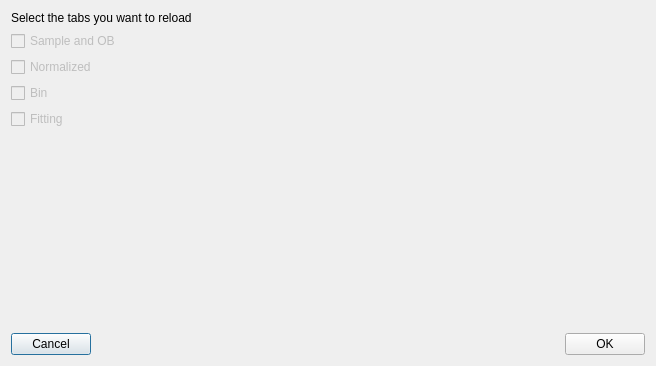
<?xml version="1.0" encoding="UTF-8"?>
<ui version="4.0">
 <class>Dialog</class>
 <widget class="QDialog" name="Dialog">
  <property name="geometry">
   <rect>
    <x>0</x>
    <y>0</y>
    <width>656</width>
    <height>366</height>
   </rect>
  </property>
  <property name="windowTitle">
   <string>Select Tabs to Load</string>
  </property>
  <layout class="QVBoxLayout" name="verticalLayout">
   <item>
    <widget class="QLabel" name="label">
     <property name="text">
      <string>Select the tabs you want to reload</string>
     </property>
    </widget>
   </item>
   <item>
    <widget class="QCheckBox" name="sample_and_ob_checkBox">
     <property name="enabled">
      <bool>false</bool>
     </property>
     <property name="text">
      <string>Sample and OB</string>
     </property>
    </widget>
   </item>
   <item>
    <widget class="QCheckBox" name="normalized_checkBox">
     <property name="enabled">
      <bool>false</bool>
     </property>
     <property name="text">
      <string>Normalized</string>
     </property>
    </widget>
   </item>
   <item>
    <widget class="QCheckBox" name="bin_checkBox">
     <property name="enabled">
      <bool>false</bool>
     </property>
     <property name="text">
      <string>Bin</string>
     </property>
    </widget>
   </item>
   <item>
    <widget class="QCheckBox" name="fitting_checkBox">
     <property name="enabled">
      <bool>false</bool>
     </property>
     <property name="text">
      <string>Fitting</string>
     </property>
    </widget>
   </item>
   <item>
    <spacer name="verticalSpacer">
     <property name="orientation">
      <enum>Qt::Vertical</enum>
     </property>
     <property name="sizeHint" stdset="0">
      <size>
       <width>20</width>
       <height>11</height>
      </size>
     </property>
    </spacer>
   </item>
   <item>
    <layout class="QHBoxLayout" name="horizontalLayout">
     <item>
      <widget class="QPushButton" name="cancel_pushButton">
       <property name="text">
        <string>Cancel</string>
       </property>
      </widget>
     </item>
     <item>
      <spacer name="horizontalSpacer">
       <property name="orientation">
        <enum>Qt::Horizontal</enum>
       </property>
       <property name="sizeHint" stdset="0">
        <size>
         <width>40</width>
         <height>20</height>
        </size>
       </property>
      </spacer>
     </item>
     <item>
      <widget class="QPushButton" name="ok_pushButton">
       <property name="text">
        <string>OK</string>
       </property>
      </widget>
     </item>
    </layout>
   </item>
  </layout>
 </widget>
 <resources/>
 <connections>
  <connection>
   <sender>ok_pushButton</sender>
   <signal>clicked()</signal>
   <receiver>Dialog</receiver>
   <slot>ok_clicked()</slot>
   <hints>
    <hint type="sourcelabel">
     <x>643</x>
     <y>353</y>
    </hint>
    <hint type="destinationlabel">
     <x>300</x>
     <y>88</y>
    </hint>
   </hints>
  </connection>
  <connection>
   <sender>cancel_pushButton</sender>
   <signal>clicked()</signal>
   <receiver>Dialog</receiver>
   <slot>cancel_clicked()</slot>
   <hints>
    <hint type="sourcelabel">
     <x>66</x>
     <y>353</y>
    </hint>
    <hint type="destinationlabel">
     <x>156</x>
     <y>109</y>
    </hint>
   </hints>
  </connection>
  <connection>
   <sender>bin_checkBox</sender>
   <signal>clicked()</signal>
   <receiver>Dialog</receiver>
   <slot>check_box_clicked()</slot>
   <hints>
    <hint type="sourcelabel">
     <x>49</x>
     <y>86</y>
    </hint>
    <hint type="destinationlabel">
     <x>34</x>
     <y>214</y>
    </hint>
   </hints>
  </connection>
  <connection>
   <sender>fitting_checkBox</sender>
   <signal>clicked()</signal>
   <receiver>Dialog</receiver>
   <slot>check_box_clicked()</slot>
   <hints>
    <hint type="sourcelabel">
     <x>40</x>
     <y>110</y>
    </hint>
    <hint type="destinationlabel">
     <x>24</x>
     <y>168</y>
    </hint>
   </hints>
  </connection>
 </connections>
 <slots>
  <slot>ok_clicked()</slot>
  <slot>cancel_clicked()</slot>
  <slot>check_box_clicked()</slot>
 </slots>
</ui>
